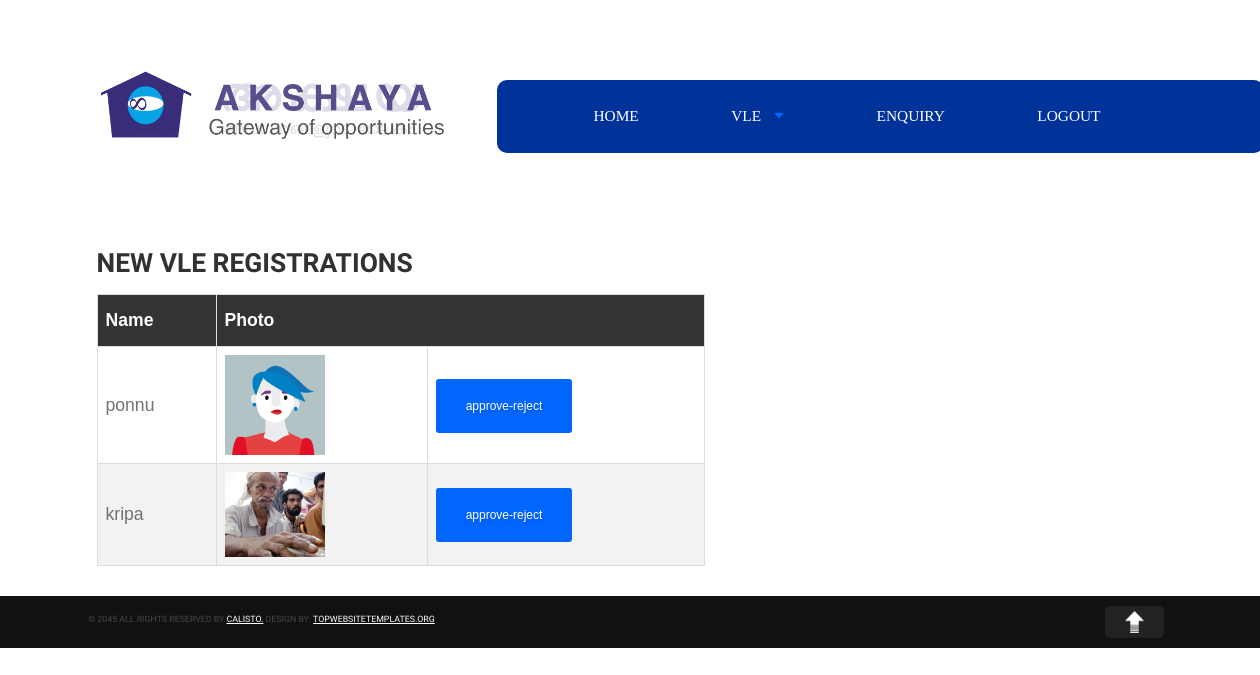
Screenshot of /Admin/vle_pending.php (signed in) with the database file from the repository.
### tables this page shows
CREATE TABLE IF NOT EXISTS `vle` (
  `id` int(11) NOT NULL AUTO_INCREMENT,
  `name` varchar(220) NOT NULL,
  `centercode` varchar(220) NOT NULL,
  `centerlocation` varchar(220) NOT NULL,
  `landmark` varchar(220) NOT NULL,
  `panchayath` varchar(220) NOT NULL,
  `block` varchar(220) NOT NULL,
  `district` varchar(220) NOT NULL,
  `email` varchar(220) NOT NULL,
  `phone` varchar(15) NOT NULL,
  `mobile` varchar(15) NOT NULL,
  `password` varchar(10) NOT NULL,
  `photo` varchar(500) NOT NULL,
  `status` varchar(20) NOT NULL,
  PRIMARY KEY (`id`),
  UNIQUE KEY `centercode` (`centercode`)
);

### Admin/vle_pending.php (the view, shortened to what this page needs)
<?php
 if(isset($_SESSION['username']))
 {
 ?>
<!DOCTYPE html>
<html>
<head>
<link rel="stylesheet" href="../Tourism Template/css//foundation.min.css">
<link rel="stylesheet" href="../Tourism Template/css//superfish.css">
<link rel="stylesheet" href="../Tourism Template/css//stylesheet.css">
</head>
<body>
<div class="header">
  <div class="row">
    <div class="columns large-12">
      <div class="row header-inner" style="width:1200px">
        <?php
		 include("menu_header.php");
		?>
      </div>
    </div>
  </div>
</div>
<div class="row content-wrapper">
  <div class="columns large-12">
    <div class="row wrapper">
      <div class="columns large-7 content">
 <h1 class="page-title">New VLE Registrations</h1>
          <?php
		   $q=mysql_query("select * from vle where status='pending'");
		   if(mysql_num_rows($q)>0)
		   {
		   ?>
    <table cellpadding="0" cellspacing="0" border="1" id="table">
      <thead>
        <tr>
		   <th>Name</th>
		   <th colspan="2">Photo</th>
        </tr>
      </thead>
      <tbody>
		   <?php
		    while($a=mysql_fetch_array($q))
			{
			?>
			<tr>
			<td><?php echo $a['name'];?></td>
			<td><img src="../akshaya/Photos/<?php echo $a['photo'];?>" height="100" width="100"></td>
			<td><a href="Approve_Reject_vle.php?id=<?php echo $a[0];?>" class="button" style="text-decoration:none; color:white">Approve-Reject</a></td>
			</tr>
			<?php
			}
		   ?>
		</tbody>
    </table>
		   <?php
		   }
		  ?>
		  </div>
          <br><br><br><br>
		  <div class="columns large-4">
            <div id="map_canvas"></div>
          </div>
        </div>
      </div>
      <div class="row collapse">
      </div>
    </div>
<div class="credit-row">
  <div class="row">
    <div class="columns large-11 credit"> &copy; 2045 All rights reserved by <a href="#">Calisto.</a> Design by: <a href="http://topwebsitetemplates.org">topwebsitetemplates.org</a></div>
    <div class="columns large-1"> <img src="../Tourism Template/images/toparrow.png" alt="" class="scrollToTop"> </div>
  </div>
</div>
</body>
</html>
<?php
}
else
{
?>
<script type="text/ecmascript">
window.location.href="../SignIn.php";
</script>
<?php
}
?>

### Tourism Template/css/stylesheet.css (style rules this page uses)
.row { width: 100%; }
body { font-size: 1.1em; line-height: 1.5em; color: #717171; font-family:'Droid Sans', serif; }
h1,h2,h3,h4,h5,h6 { color:rgb(97, 97, 97); font-family: 'Quando', serif; font-size: 1.2em; font-weight: normal; }
h1.page-title { color:rgb(49, 49, 49); text-transform: uppercase; font-size: 1.5em; font-weight: bold; }
a { color: #d97163; }
a.button.read-more, .button { background: #0066FF; text-transform: lowercase; font-size: 12px; border-radius: 3px; border:0; padding: 20px 30px; text-shadow: 2px 2px 2px rgba(0,0,0,.15); cursor:pointer; }
.header { background:#bec676 url('../images/ background:url('../images/frontHeaderBg.jpg') top repeat-x;') top repeat-x; padding: 40px 0 50px 0; }
.row.wrapper { padding: 30px 0; }
#map_canvas { width:100%; height:200px; margin-bottom: 20px; border-radius: 10px; }
.credit-row { background: #111; padding: 10px 0; }
.credit { font-size: .5em; color: #4a4646; text-transform: uppercase; }
.credit a { color: #fff; }
img.scrollToTop { padding:5px 20px; background: #222; border-radius: 5px; cursor: pointer; }
#table { font-family: "Trebuchet MS", Arial, Helvetica, sans-serif; border-collapse: collapse; width: 100%; }
#table td, #table th { border: 1px solid #ddd; padding: 8px; }
#table tr:nth-child(even) { background-color: #f2f2f2; }
#table th { padding-top: 12px; padding-bottom: 12px; text-align: left; background-color:#333333; color: white; }

### rows the page displays
vle: name "ponnu", photo (picture)
vle: name "kripa", photo (picture)
